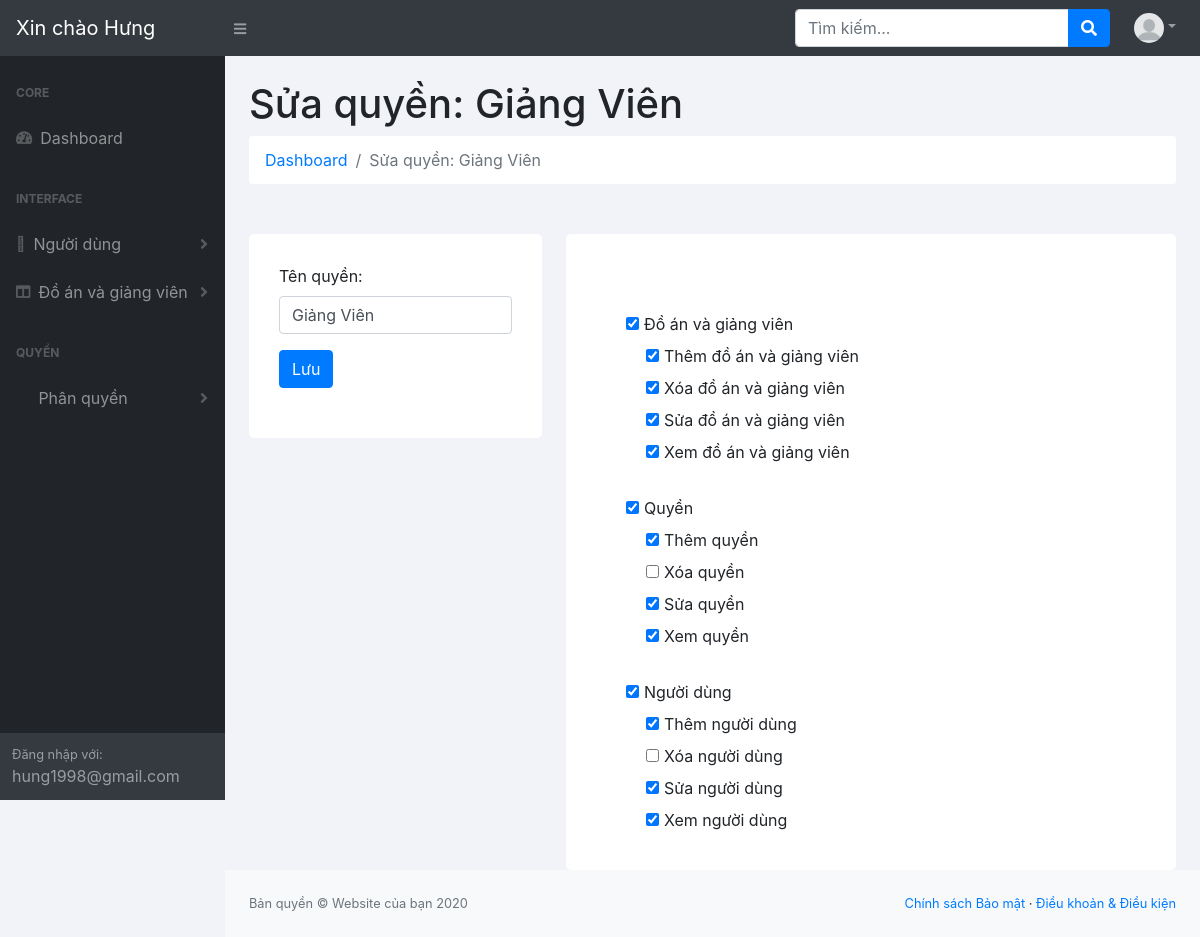
The app's page /resource/view/admin/roles/editRole.php?id=2 (signed in) with its own data.
### tables this page shows
CREATE TABLE IF NOT EXISTS `users` (
  `id` int(11) NOT NULL AUTO_INCREMENT,
  `images` varchar(255) NOT NULL,
  `firstname` varchar(255) NOT NULL,
  `lastname` varchar(255) NOT NULL,
  `email` varchar(255) NOT NULL,
  `password` varchar(255) NOT NULL,
  `created_at` datetime DEFAULT NULL,
  `is_active` tinyint(4) NOT NULL,
  `status` tinyint(4) NOT NULL,
  `role_id` int(11) NOT NULL,
  PRIMARY KEY (`id`)
);

CREATE TABLE IF NOT EXISTS `roles` (
  `id` int(11) NOT NULL AUTO_INCREMENT,
  `code` varchar(100) NOT NULL,
  `name` varchar(255) NOT NULL,
  PRIMARY KEY (`id`)
);

CREATE TABLE IF NOT EXISTS `permissions` (
  `id` int(11) NOT NULL AUTO_INCREMENT,
  `code` varchar(100) NOT NULL,
  `name` varchar(255) NOT NULL,
  PRIMARY KEY (`id`)
);

### function/function.php (called while the page is built, shortened)
<?php
function checkPer($user_id, $per_code)
{
    include '../../../../database/database.php';
    $sql = "SELECT link_role_permission.*
        FROM link_role_permission
        INNER JOIN permissions ON permissions.id = link_role_permission.permission_id
        INNER JOIN roles ON roles.id = link_role_permission.role_id
        INNER JOIN users ON users.role_id = roles.id
        WHERE users.id = '$user_id' AND permissions.code = '$per_code'";
    $result = $conn->query($sql);
    if ($result->num_rows > 0) {
        return true;
    }
    return false;
}
?>

### resource/view/admin/roles/editRole.php (the view, shortened to what this page needs)
<?php
include '../../../../database/database.php';
include '../../../../function/function.php';
$query = mysqli_query($conn, "SELECT * FROM roles where id=" . $_GET['id']);
$role = $query->fetch_assoc();
$sql = "SELECT * FROM `permissions` ORDER BY code ASC";
$permissions = $conn->query($sql);
$sql = "SELECT * FROM `link_role_permission` WHERE role_id = $role[id]";
$permissions_checked = $conn->query($sql);
$pers_checked = [];
if ($permissions->num_rows > 0) {
    while ($row = $permissions_checked->fetch_assoc()) {
        $pers_checked[] = $row['permission_id'];
    }
}
?>
<!DOCTYPE html>
<html lang="en">
<head>
    <link href="../../../../public/core/assets/css/core.css" rel="stylesheet"/>
    <link href="../../../../public/admin/assets/css/styles.css" rel="stylesheet"/>
    <link href="https://cdn.datatables.net/1.10.20/css/dataTables.bootstrap4.min.css" rel="stylesheet"
/>
    <link rel="stylesheet" href="https://pro.fontawesome.com/releases/v5.10.0/css/all.css"
/>
</head>
<body class="sb-nav-fixed">
<?php
include '../partials/header.php';
?>
<div id="layoutSidenav">
    <?php
    include '../partials/layoutSideNav.php';
    ?>
    <div id="layoutSidenav_content" style="background: #f2f3f8">
        <main>
            <div class="container-fluid">
                <h1 class="mt-4">Sửa quyền: <?php echo $role['name']; ?></h1>
                <ol class="breadcrumb mb-4" style="background: white">
                    <li class="breadcrumb-item"><a href="../main-view/dashboard.php">Dashboard</a></li>
                    <li class="breadcrumb-item active">Sửa quyền: <?php echo $role['name']; ?></li>
                </ol>
                <form action="" method="POST">
                    <div class="role__content row">
                        <div class="col-md-4">
                            <div class="role__left">
                                <div class="form-group">
                                    <label for="roleNameUpdate">Tên quyền:</label>
                                    <input value="<?php echo $role['name']; ?>" type="text" name="roleNameUpdate"
                                           class="form-control" id="roleNameUpdate">
                                </div>
                                <button type="submit"
                                        class="btn btn-primary addBtn">Lưu
                                </button>
                            </div>
                        </div>
                        <div class="col-md-8">
                            <div class="role__right">
                                <?php
                                $code = '';
                                if ($permissions->num_rows > 0) {
                                    while ($row = $permissions->fetch_assoc()) {
                                        $module_name = @explode('_', $row['code'])[0];
                                        if ($module_name != $code) {
                                            $code = $module_name;
                                            if ($module_name === "product") {
                                                $module_name = "Đồ án và giảng viên";
                                            } elseif ($module_name === "role") {
                                                $module_name = "Quyền";
                                            } elseif ($module_name === "user") {
                                                $module_name = "Người dùng";
                                            }
                                            ?>
                                            <br><br><label><input id='perChecked' style='margin-right: 5px;'
                                                                  name='inputPers'
                                                                  type='checkbox' checked
                                                                  value="<?php echo $row['id']; ?>"><?php echo $module_name; ?>
                                            </label>
                                            <?php
                                        }
                                        ?>
                                        <label style="display: inline-block; width: 100%; margin-left: 20px">
                                            <input  style="margin-right: 5px;" name="pers[]"
                                                    type="checkbox" <?php if (in_array($row['id'], $pers_checked)) echo 'checked'; ?>
                                                    value="<?php echo $row['id']; ?>"><?php echo $row['name']; ?>
                                        </label>
                                        <?php
                                    }
                                }
                                ?>
                            </div>
                        </div>
                    </div>
                </form>
            </div>
        </main>
        <?php
        include '../partials/footer.php';
        ?>
    </div>
</div>
</body>
</html>

### resource/view/admin/partials/header.php (shortened to what this page needs)
<nav class="sb-topnav navbar navbar-expand navbar-dark bg-dark">
    <a class="navbar-brand" href="dashboard.php">
        <?php
        $id = $_SESSION["user"]["id"];
        $query = mysqli_query($conn, "SELECT * FROM users where id='$id'");
        $user = $query->fetch_assoc();
        echo "Xin chào " . $user['firstname'];
        ?>
    </a>
    <button class="btn btn-link btn-sm order-1 order-lg-0" id="sidebarToggle" href="#"><i class="fas fa-bars"></i>
    </button>
    <form class="d-none d-md-inline-block form-inline ml-auto mr-0 mr-md-3 my-2 my-md-0">
        <div class="input-group">
            <input class="form-control" type="text" placeholder="Tìm kiếm..." aria-label="Search"
                   aria-describedby="basic-addon2"/>
            <div class="input-group-append">
                <button class="btn btn-primary" type="button"><i class="fas fa-search"></i></button>
            </div>
        </div>
    </form>
    <ul class="navbar-nav ml-auto ml-md-0">
        <li class="nav-item dropdown">
            <a class="nav-link dropdown-toggle" id="userDropdown" href="#" role="button" data-toggle="dropdown"
               aria-haspopup="true" aria-expanded="false"><img style="border-radius: 50%" src="<?php
                if ($user['images']) {
                    echo $user['images'];
                } else {
                    echo '../../../../public/admin/assets/images/userImages/defaultImage.png';
                }
                ?>" alt="" width="30" height="30"></a>
        </li>
    </ul>
</nav>

### resource/view/admin/partials/layoutSideNav.php (shortened to what this page needs)
<div id="layoutSidenav_nav">
    <nav class="sb-sidenav accordion sb-sidenav-dark" id="sidenavAccordion">
        <div class="sb-sidenav-menu">
            <div class="nav">
                <div class="sb-sidenav-menu-heading">Core</div>
                <a class="nav-link" href="dashboard.php">
                    <div class="sb-nav-link-icon"><i class="fas fa-tachometer-alt"></i></div>
                    Dashboard
                </a>
                <div class="sb-sidenav-menu-heading">Interface</div>
                <?php
                $xem_sp = checkPer($user['id'], 'user_view');
                if ($xem_sp == true):
                    ?>
                    <a class="nav-link collapsed" href="#" data-toggle="collapse" data-target="#collapseLayouts"
                       aria-expanded="false" aria-controls="collapseLayouts">
                        <div class="sb-nav-link-icon"><i class="fal fa-user-circle"></i></div>
                        Người dùng
                        <div class="sb-sidenav-collapse-arrow"><i class="fas fa-angle-down"></i></div>
                    </a>
                <?php
                endif;
                ?>
                <?php
                $xem_sp = checkPer($user['id'], 'product_view');
                if ($xem_sp == true):
                    ?>
                    <a class="nav-link collapsed" href="#" data-toggle="collapse" data-target="#collapseLayouts2"
                       aria-expanded="false" aria-controls="collapseLayouts">
                        <div class="sb-nav-link-icon"><i class="fas fa-columns"></i></div>
                        Đồ án và giảng viên
                        <div class="sb-sidenav-collapse-arrow"><i class="fas fa-angle-down"></i></div>
                    </a>
                <?php
                endif;
                ?>
                <?php
                $xem_sp = checkPer($user['id'], 'role_view');
                if ($xem_sp == true):
                    ?>
                    <div class="sb-sidenav-menu-heading">Quyền</div>
                    <a class="nav-link collapsed" href="#" data-toggle="collapse" data-target="#collapseLayouts4"
                       aria-expanded="false" aria-controls="collapseLayouts">
                        <div class="sb-nav-link-icon"><i class="far fa-user-tie"></i></div>
                        Phân quyền
                        <div class="sb-sidenav-collapse-arrow"><i class="fas fa-angle-down"></i></div>
                    </a>
                <?php
                endif;
                ?>
            </div>
        </div>
        <div class="sb-sidenav-footer">
            <div class="small">Đăng nhập với:</div>
            <?php
            echo $user["email"];
            ?>
        </div>
    </nav>
</div>

### public/admin/assets/css/styles.css (style rules this page uses)
.addBtn { margin-bottom: 20px; }
.role__content { margin-top: 50px; }
.role__left { background: white; border-radius: 5px; padding: 30px; }
.role__right { background: white; border-radius: 5px; padding: 30px 30px 30px 60px; }

### records on screen
users: firstname "Hưng", email "hung1998@gmail.com"
roles: name "Giảng Viên", roleNameUpdate "Giảng Viên"
permissions: code "Đồ án và giảng viên", id "☑", name "Thêm đồ án và giảng viên"
permissions: id "☑", name "Xóa đồ án và giảng viên"
permissions: id "☑", name "Sửa đồ án và giảng viên"
permissions: id "☑", name "Xem đồ án và giảng viên"
permissions: code "Quyền", id "☑", name "Thêm quyền"
permissions: name "Xóa quyền"
permissions: id "☑", name "Sửa quyền"
permissions: id "☑", name "Xem quyền"
permissions: code "Người dùng", id "☑", name "Thêm người dùng"
permissions: name "Xóa người dùng"
permissions: id "☑", name "Sửa người dùng"
permissions: id "☑", name "Xem người dùng"
